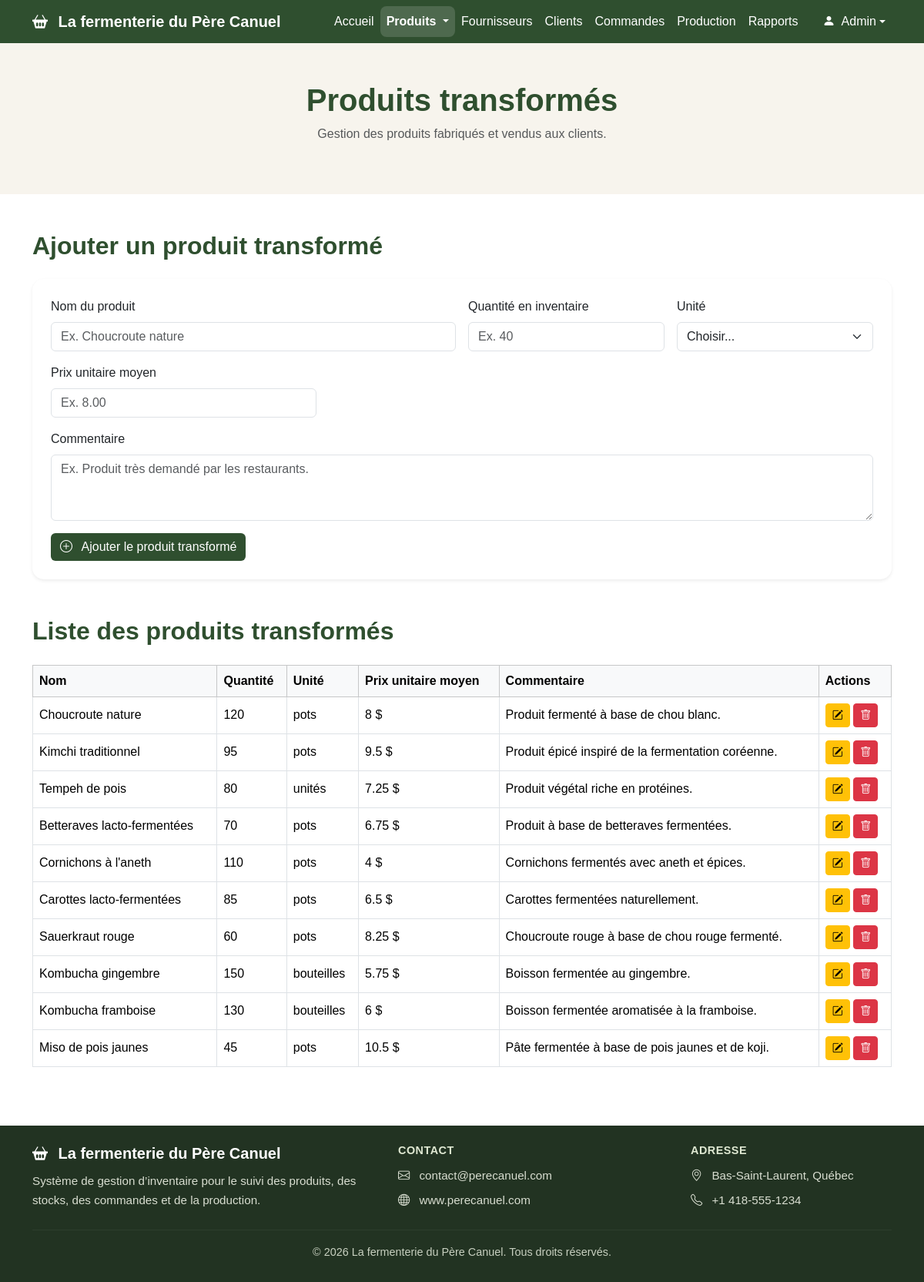
The page /produits-transformes.php on the database its author committed.
### tables this page shows
CREATE TABLE `produittransforme` (
  `id_produit_transforme` int(11) NOT NULL,
  `nom` varchar(100) DEFAULT NULL,
  `quantite_stock` float DEFAULT NULL,
  `unite_mesure` varchar(50) DEFAULT NULL,
  `prix_unitaire_moyen` float DEFAULT 0,
  `commentaire` text DEFAULT NULL
);

### produits-transformes.php (the view, shortened to what this page needs)
<?php
require_once "liaisonBD.php";
$sql = "SELECT * FROM produittransforme";
$stmt = $pdo->query($sql);
$produits_transformes = $stmt->fetchAll(PDO::FETCH_ASSOC);
?>
<!DOCTYPE html>
<html lang="fr">
<head>
  <link href="https://cdn.jsdelivr.net/npm/bootstrap@5.3.3/dist/css/bootstrap.min.css" rel="stylesheet">
  <link href="https://cdn.jsdelivr.net/npm/bootstrap-icons@1.11.3/font/bootstrap-icons.css" rel="stylesheet">
  <link type="text/css" rel="stylesheet" href="styles/produits-transformes.css"/>
</head>
<body>
<nav class="navbar navbar-expand-lg navbar-dark">
  <div class="container">
    <a class="navbar-brand fw-bold" href="index.php">
      <i class="bi bi-basket2-fill me-2"></i>
      La fermenterie du Père Canuel
    </a>
    <div class="collapse navbar-collapse" id="navbarMenu">
      <ul class="navbar-nav ms-auto">
        <li class="nav-item">
          <a class="nav-link" href="index.php">Accueil</a>
        </li>
        <li class="nav-item dropdown">
          <a class="nav-link dropdown-toggle active" href="#" id="produitsDropdown" role="button" data-bs-toggle="dropdown">
            Produits
          </a>
        </li>
        <li class="nav-item"><a class="nav-link" href="fournisseurs.php">Fournisseurs</a></li>
        <li class="nav-item"><a class="nav-link" href="clients.php">Clients</a></li>
        <li class="nav-item"><a class="nav-link" href="commandes.php">Commandes</a></li>
        <li class="nav-item"><a class="nav-link" href="production.php">Production</a></li>
        <li class="nav-item"><a class="nav-link" href="rapports.php">Rapports</a></li>
        <li class="nav-item dropdown ms-lg-3">
          <a class="nav-link dropdown-toggle d-flex align-items-center" href="#" id="userDropdown" role="button" data-bs-toggle="dropdown">
            <span class="user-avatar me-2">
              <i class="bi bi-person-fill"></i>
            </span>
            Admin
          </a>
        </li>
      </ul>
    </div>
  </div>
</nav>
<header class="page-header">
  <div class="container">
    <h1>Produits transformés</h1>
    <p class="text-muted">
      Gestion des produits fabriqués et vendus aux clients.
    </p>
  </div>
</header>
<main class="container my-5">
  <section class="mb-5">
    <h2 class="section-title mb-4">Ajouter un produit transformé</h2>
    <div class="card shadow-sm p-4">
      <form method="POST">
        <div class="row g-3">
          <div class="col-md-6">
            <label class="form-label">Nom du produit</label>
            <input
              type="text"
              class="form-control"
              name="nom"
              placeholder="Ex. Choucroute nature"
              required
            >
          </div>
          <div class="col-md-3">
            <label class="form-label">Quantité en inventaire</label>
            <input
              type="number"
              class="form-control"
              name="quantite_stock"
              placeholder="Ex. 40"
              required
            >
          </div>
          <div class="col-md-3">
            <label class="form-label">Unité</label>
            <select class="form-select" name="unite_mesure" required>
              <option value="">Choisir...</option>
            </select>
          </div>
          <div class="col-md-4">
            <label class="form-label">Prix unitaire moyen</label>
            <input
              type="number"
              step="0.01"
              class="form-control"
              name="prix_unitaire_moyen"
              placeholder="Ex. 8.00"
              required
            >
          </div>
          <div class="col-12">
            <label class="form-label">Commentaire</label>
            <textarea
              class="form-control"
              name="commentaire"
              rows="3"
              placeholder="Ex. Produit très demandé par les restaurants."
            ></textarea>
          </div>
          <div class="col-12">
            <button type="submit" name="ajouter" class="btn btn-principal">
              <i class="bi bi-plus-circle me-2"></i>
              Ajouter le produit transformé
            </button>
          </div>
        </div>
      </form>
    </div>
  </section>
  <section>
    <h2 class="section-title mb-4">Liste des produits transformés</h2>
    <div class="table-responsive">
      <table class="table table-bordered align-middle">
        <thead class="table-light">
          <tr>
            <th>Nom</th>
            <th>Quantité</th>
            <th>Unité</th>
            <th>Prix unitaire moyen</th>
            <th>Commentaire</th>
            <th>Actions</th>
          </tr>
        </thead>
        <tbody>
          <?php foreach ($produits_transformes as $produit): ?>
            <tr>
              <td><?= htmlspecialchars($produit["nom"]) ?></td>
              <td><?= htmlspecialchars($produit["quantite_stock"]) ?></td>
              <td><?= htmlspecialchars($produit["unite_mesure"]) ?></td>
              <td><?= htmlspecialchars($produit["prix_unitaire_moyen"]) ?> $</td>
              <td><?= htmlspecialchars($produit["commentaire"]) ?></td>
              <td class="actions-cell">
                <a
                  href="?modifier=<?= $produit["id_produit_transforme"] ?>"
                  class="btn btn-sm btn-warning"
                >
                  <i class="bi bi-pencil-square"></i>
                </a>
                <a
                  href="?supprimer=<?= $produit["id_produit_transforme"] ?>"
                  class="btn btn-sm btn-danger"
                >
                  <i class="bi bi-trash"></i>
                </a>
              </td>
            </tr>
          <?php endforeach; ?>
        </tbody>
      </table>
    </div>
  </section>
</main>
<footer class="footer-pro">
  <div class="container py-4">
    <div class="row gy-4 align-items-center">
      <div class="col-lg-5 col-md-12">
        <h5 class="footer-title">
          <i class="bi bi-basket2-fill me-2"></i>
          La fermenterie du Père Canuel
        </h5>
        <p class="footer-text mb-0">
          Système de gestion d’inventaire pour le suivi des produits,
          des stocks, des commandes et de la production.
        </p>
      </div>
      <div class="col-lg-4 col-md-12">
        <h6 class="footer-subtitle">Contact</h6>
        <p class="footer-text mb-2">
          <i class="bi bi-envelope me-2"></i>
          contact@perecanuel.com
        </p>
        <p class="footer-text mb-0">
          <i class="bi bi-globe me-2"></i>
          www.perecanuel.com
        </p>
      </div>
      <div class="col-lg-3 col-md-12">
        <h6 class="footer-subtitle">Adresse</h6>
        <p class="footer-text mb-2">
          <i class="bi bi-geo-alt me-2"></i>
          Bas-Saint-Laurent, Québec
        </p>
        <p class="footer-text mb-0">
          <i class="bi bi-telephone me-2"></i>
          +1 418-555-1234
        </p>
      </div>
    </div>
    <hr class="footer-line">
    <div class="text-center">
      <p class="footer-bottom mb-1">
        © 2026 La fermenterie du Père Canuel. Tous droits réservés.
      </p>
    </div>
  </div>
</footer>
</body>
</html>

### styles/produits-transformes.css (style rules this page uses)
body { font-family: Arial, Helvetica, sans-serif; background-color: #ffffff; }
.navbar { background-color: #2f4f2f; }
.navbar-brand, .nav-link { color: white !important; font-weight: 500; }
.navbar .nav-link.active { color: #ffffff; font-weight: 700; background-color: rgba(255, 255, 255, 0.15); border-radius: 8px; }
.page-header { background-color: #f7f4ed; padding: 50px 0; text-align: center; }
.page-header h1 { color: #2f4f2f; font-weight: 700; }
.section-title { color: #2f4f2f; font-weight: 700; }
.btn-principal { background-color: #2f4f2f; color: white; border: none; }
.card { border-radius: 15px; border: none; }
.actions-cell { padding: 0%; }
.footer-pro { background-color: #223322; color: #ffffff; margin-top: 60px; }
.footer-title { font-weight: 700; color: #ffffff; margin-bottom: 12px; }
.footer-subtitle { font-weight: 700; color: #dfe8d2; margin-bottom: 12px; text-transform: uppercase; font-size: 0.9rem; letter-spacing: 0.5px; }
.footer-text { color: #d8ddd0; font-size: 0.95rem; line-height: 1.6; }
.footer-line { border-color: rgba(255, 255, 255, 0.2); margin: 25px 0 18px; }
.footer-bottom { color: #c8d0c0; font-size: 0.9rem; }

### rows shown on the page
produittransforme: nom "Choucroute nature", quantite_stock "120", unite_mesure "pots", prix_unitaire_moyen "8", commentaire "Produit fermenté à base de chou blanc."
produittransforme: nom "Kimchi traditionnel", quantite_stock "95", unite_mesure "pots", prix_unitaire_moyen "9.5", commentaire "Produit épicé inspiré de la fermentation coréenne."
produittransforme: nom "Tempeh de pois", quantite_stock "80", unite_mesure "unités", prix_unitaire_moyen "7.25", commentaire "Produit végétal riche en protéines."
produittransforme: nom "Betteraves lacto-fermentées", quantite_stock "70", unite_mesure "pots", prix_unitaire_moyen "6.75", commentaire "Produit à base de betteraves fermentées."
produittransforme: nom "Cornichons à l'aneth", quantite_stock "110", unite_mesure "pots", prix_unitaire_moyen "4", commentaire "Cornichons fermentés avec aneth et épices."
produittransforme: nom "Carottes lacto-fermentées", quantite_stock "85", unite_mesure "pots", prix_unitaire_moyen "6.5", commentaire "Carottes fermentées naturellement."
produittransforme: nom "Sauerkraut rouge", quantite_stock "60", unite_mesure "pots", prix_unitaire_moyen "8.25", commentaire "Choucroute rouge à base de chou rouge fermenté."
produittransforme: nom "Kombucha gingembre", quantite_stock "150", unite_mesure "bouteilles", prix_unitaire_moyen "5.75", commentaire "Boisson fermentée au gingembre."
produittransforme: nom "Kombucha framboise", quantite_stock "130", unite_mesure "bouteilles", prix_unitaire_moyen "6", commentaire "Boisson fermentée aromatisée à la framboise."
produittransforme: nom "Miso de pois jaunes", quantite_stock "45", unite_mesure "pots", prix_unitaire_moyen "10.5", commentaire "Pâte fermentée à base de pois jaunes et de koji."
